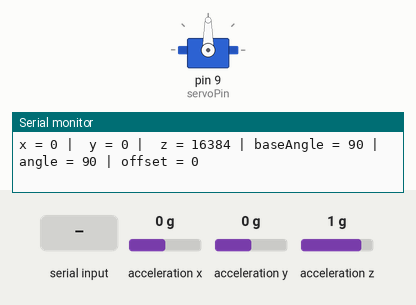
Recording of a sketch running on a simulated Arduino Uno, built with avr-gcc and run on an emulated ATmega328P. Shown: servo, the last lines printed to the serial monitor. Wiring (inferred from the names in the program): MPU-6050 motion sensor at I2C address 0x68. The test bench sets the inputs (shaded band); at power-on: acceleration y 0 g, acceleration z 1 g, acceleration x 0 g.

Above: at 1.2 s.
1.3 s: acceleration y set to 0.8 g
At 2.4 s:
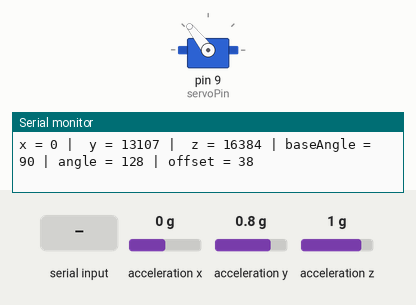
2.8 s: "30,150\n" received over Serial
At 3.8 s:
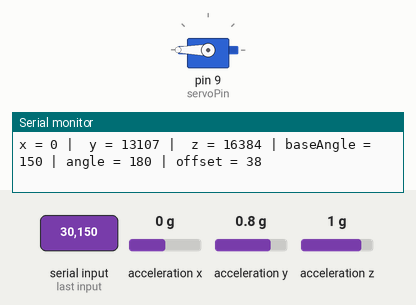
4.5 s: acceleration z set to 1.4 g
At 5.8 s:
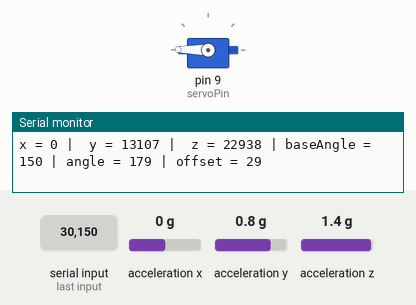
6.1 s: "90,45\n" received over Serial
At 6.7 s:
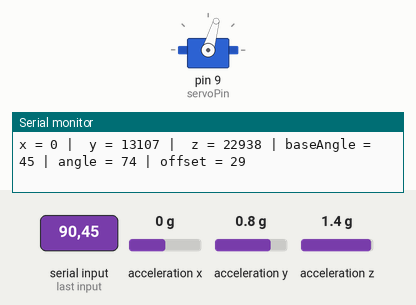
7.8 s: acceleration y set to -1.4 g
At 8.4 s:
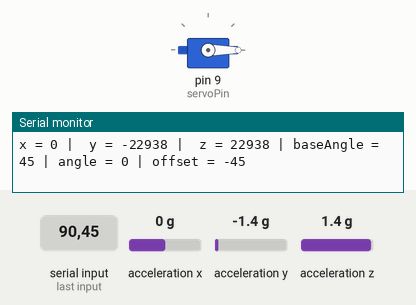
9.4 s: "90\n" received over Serial
At 9.8 s:
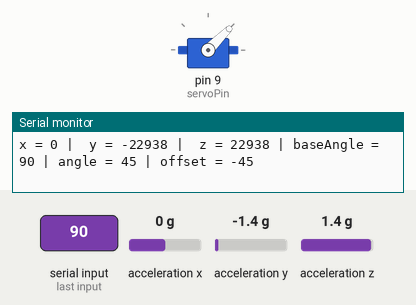
Timing chart, 0 to 12.0 s (numbered marks = the images above; inputs shaded):
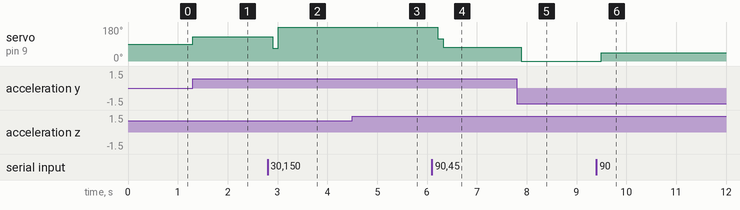

The sketch:

Auto_Adjusting_Gimbal.ino
```cpp
#include "Wire.h"
#include "Servo.h"

const int address = 0x68;
const int servoPin = 9;

int16_t accelerometer_x;
int16_t accelerometer_y;
int16_t accelerometer_z;

const int ACCEL_XOUT_H = 0x3B;
const int PWR_MGMT_1 = 0x6B;

int baseAngle=90;
int angle;
int offset=0;

Servo myServo;


void setup() {
  // put your setup code here, to run once:
  Serial.begin(9600);
  myServo.attach(servoPin);

  Wire.begin(); //Initiates the wire library.


  Wire.beginTransmission(address);
  Wire.write(PWR_MGMT_1);
  Wire.write(0); //Set the register to 0. Wakes up the MPU6050.
  Wire.endTransmission(true); //sends a stop condition
}

void loop() {
  // put your main code here, to run repeatedly:
  if (Serial.available() >0){ //Checks if there are bytes to read in the serial monitor.
    int newAngle = Serial.parseInt();
    if (newAngle>0 && newAngle <180){
      baseAngle= newAngle;
    }
  }

  Wire.beginTransmission(address);
  Wire.write(ACCEL_XOUT_H); //Starting with register 0x3B.
  Wire.endTransmission(false); //sends a restart condition
  Wire.requestFrom(address, 6, true); //Registers 0x3B-0x40 - Accelerometer Measurements (x,y,z)

  accelerometer_x = (Wire.read()<<8) | Wire.read(); //Shift upper half 8 bits left, then use OR operator with lower half to combine them.
  accelerometer_y =  (Wire.read()<<8) | Wire.read();
  accelerometer_z =  (Wire.read()<<8) | Wire.read();

  Serial.print("x = ");
  Serial.print(accelerometer_x); //printing the raw values

  Serial.print(" |  y = ");
  Serial.print(accelerometer_y);

  Serial.print(" |  z = ");
  Serial.print(accelerometer_z);


  offset = atan2(accelerometer_y, accelerometer_z)*(180)/PI; //atan2 returns angle in radians. Takes care of the sign and divide by zero problem.

  angle = baseAngle+offset;
  angle = constrain(angle, 0,180); //preventing offset from going beyond 180/


  myServo.write(angle);

  Serial.print(" | baseAngle = ");
  Serial.print(baseAngle);

  Serial.print(" | angle = ");
  Serial.print(angle);

  Serial.print(" | offset = ");
  Serial.println(offset);

  delay(100);


}
```

Measured:
- after the input at 1.3 s, servo on pin 9 (servoPin): 90° → 128° at once
- after the input at 2.8 s, servo on pin 9 (servoPin): 128° → 68° after 0.11 s, → 180° 0.11 s later
- after the input at 4.5 s, servo on pin 9 (servoPin): 180° → 179° after 0.10 s
- after the input at 6.1 s, servo on pin 9 (servoPin): 179° → 119° after 0.11 s, → 74° 0.11 s later
- after the input at 7.8 s, servo on pin 9 (servoPin): 74° → 0° after 0.10 s
- after the input at 9.4 s, servo on pin 9 (servoPin): 0° → 45° after 0.10 s
